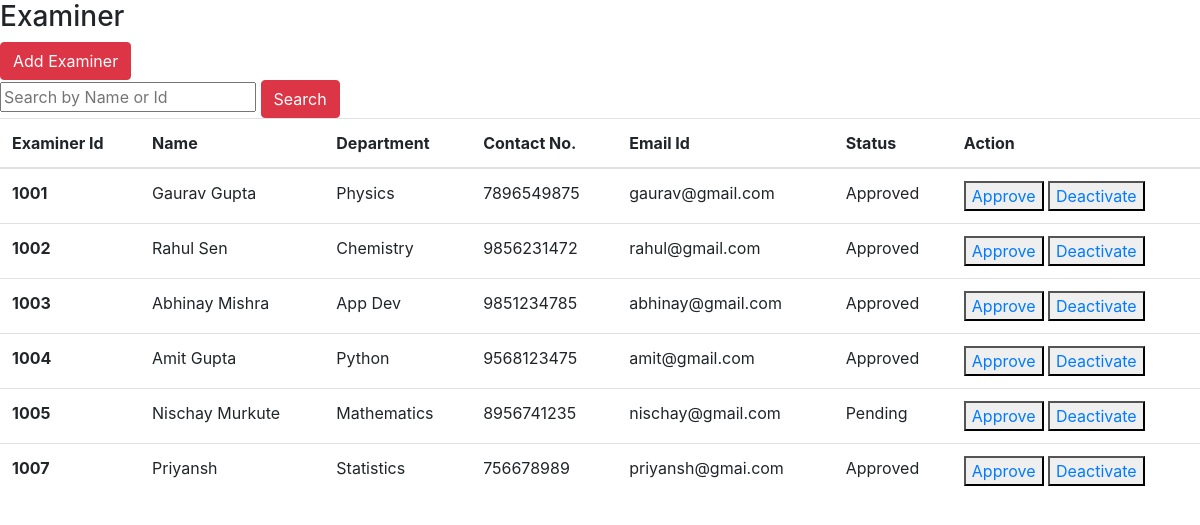
The page /examiner on the database as committed earlier.
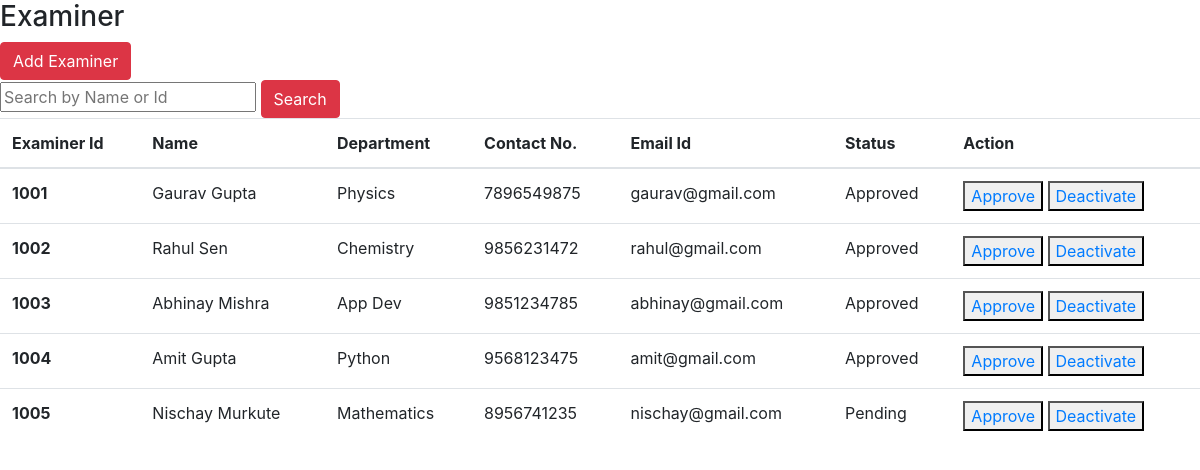
The same page on the database as committed later.
### app.py (models this page shows)
class Examiner(db.Model):
    id = db.Column(db.Integer, primary_key=True)
    name = db.Column(db.String(60))
    username = db.Column(db.String(20))
    password = db.Column(db.String(50))
    department= db.Column(db.String)
    email_id = db.Column(db.String(100))
    contact_no = db.Column(db.String(10))
    status = db.Column(db.String, default= 'Pending')
    examination_slot = db.relationship('ExaminationSlot', backref = 'examiner',lazy = True)
    examination = db.relationship('Examination', backref = 'examiner',foreign_keys='Examination.examiner_id',lazy = True)

### app.py (the view)
@app.route('/examiner')
def examiner():
    examiner=Examiner.query.all()
    examination=Examination.query.all()
    return render_template('examiner.html',examiner=examiner,examination=examination)

### templates/examiner.html (shortened to what this page needs)
<!DOCTYPE html>
<html lang="en">
<head>
    <link rel="stylesheet" href="https://cdn.jsdelivr.net/npm/bootstrap@4.1.3/dist/css/bootstrap.min.css">
</head>
<body>
    <h3>Examiner</h3>
    <a href="/create_examiner"><button class="btn btn-danger">Add Examiner</button></a>
    <form action="/search_examiner" method="POST">
    <input type="text" name="search" placeholder="Search by Name or Id">
    <button type="submit" class="btn btn-danger">Search</button>
    <table class="table">
  <thead>
    <tr>
      <th scope="col">Examiner Id</th>
      <th scope="col"> Name</th>
      <th scope="col">Department</th>
      <th scope="col">Contact No.</th>
      <th scope="col">Email Id</th>
      <th scope="col">Status</th>
      <th scope="col">Action</th>
    </tr>
  </thead>
  <tbody>
    {% for i in examiner%}
    <tr>
      <th> {{i.id}}</th>
      <td>{{i.name}}</td>
      <td>{{i.department}}</td>
      <td>{{i.contact_no}}</td>
      <td>{{i.email_id}}</td>
      <td>{{i.status}}</td>
      <td><button><a href = "/approve_examiner/{{i.id}}">Approve</a></button>
      <button><a href = "/deactivate_examiner/{{i.id}}">Deactivate</a></button>
      </td>
    </tr>
{% endfor %}
  </tbody>
</table>
</body>
</html>

Rows that differ between the two databases and show on the page:
removed Examiner: id "1007", name "Priyansh", department "Statistics", contact_no "756678989", email_id "priyansh@gmai.com", status "Approved"
